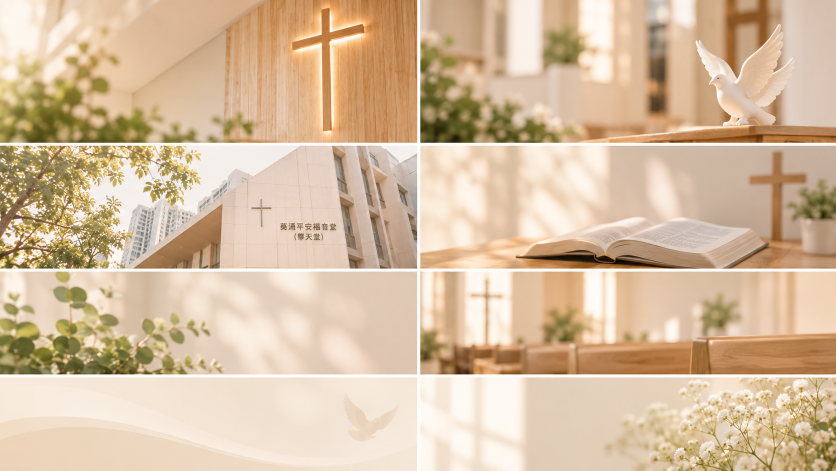
#> input picture 教會網站暖光背景拼貼.png, 1672 x 941 px (shown at 1/2 size)
$ python slice-moodboard.py
#> lines starting #> are read from the running program, lines starting #| are printed output that depends on the picture
#!/usr/bin/env python3
"""Cut the eight photographs out of the mood board, ready for the site.

The source is a 1672x941 PNG: eight panels in a 4 x 2 grid, separated by
near-white gutters. The boxes below were measured from those gutters, so the
cropping is repeatable instead of by eye. Each panel is written as WebP at
three widths (900 / 1400 / 2000 px) into site/public/img/.

Run from anywhere:
    python site/scripts/slice-moodboard.py
    python site/scripts/slice-moodboard.py --src 其他拼貼.png

Panels narrower than the target width are upscaled with LANCZOS and a light
unsharp mask. The originals are about 835 px wide, so 1400 and 2000 are
enlargements: they look acceptable behind the cream scrim, but a real
photograph from the church should replace them rather than a bigger upscale.
"""

import argparse
import os

from PIL import Image, ImageFilter

REPO = os.path.dirname(os.path.dirname(os.path.dirname(os.path.abspath(__file__))))
DEFAULT_SRC = os.path.join(REPO, '教會網站暖光背景拼貼.png')
DEFAULT_OUT = os.path.join(REPO, 'site', 'public', 'img')

# (left, top, right, bottom) inclusive, measured from the gutters at
# rows 286-290 / 538-542 / 750-754 and column 835-839.
ROWS = [(0, 285), (291, 537), (543, 749), (755, 940)]
COLS = [(0, 834), (840, 1671)]

PANELS = [
    ('cross-wall',      ROWS[0], COLS[0]),   # lit cross on a wooden wall — home hero
    ('dove-wood',       ROWS[0], COLS[1]),   # white dove on a wooden surface — about inset
    ('church-exterior', ROWS[1], COLS[0]),   # building exterior — about hero (stand-in)
    ('bible-cross',     ROWS[1], COLS[1]),   # open bible before a cross — times hero
    ('greenery-light',  ROWS[2], COLS[0]),   # eucalyptus and leaf shadows — home section
    ('sanctuary-wood',  ROWS[2], COLS[1]),   # wooden sanctuary — facilities hero
    ('dove-line',       ROWS[3], COLS[0]),   # cream panel, dove line drawing — privacy hero
    ('white-flowers',   ROWS[3], COLS[1]),   # baby's breath — contact hero
]

WIDTHS = [900, 1400, 2000]


def main():
    ap = argparse.ArgumentParser(description=__doc__)
    ap.add_argument('--src', default=DEFAULT_SRC)
    ap.add_argument('--out', default=DEFAULT_OUT)
    args = ap.parse_args()

    os.makedirs(args.out, exist_ok=True)
    board = Image.open(args.src).convert('RGB')
#> board is the input picture: PIL image 1672x941 RGB; mean R, G, B 214.7, 189.4, 160.3

    for name, (y0, y1), (x0, x1) in PANELS:
        panel = board.crop((x0, y0, x1 + 1, y1 + 1))
        w, h = panel.size
        for target in WIDTHS:
            out = panel.resize((target, round(h * target / w)), Image.Resampling.LANCZOS)
            if target > w:
                out = out.filter(ImageFilter.UnsharpMask(radius=1.6, percent=55, threshold=2))
            path = os.path.join(args.out, f'{name}-{target}.webp')
            out.save(path, 'WEBP', quality=84, method=6)
            print(f'{path}  {out.size[0]}x{out.size[1]}')
#> this loop made 8 passes
#> pass 1, in main, `panel = board.crop((x0, y0, x1 + 1, y1 + 1))`:
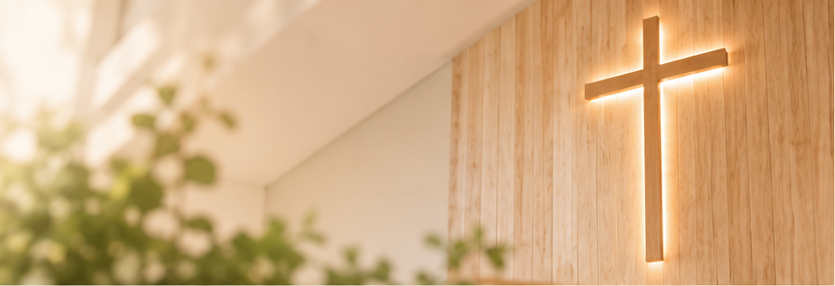
#> panel: PIL image 835x286 RGB; mean R, G, B 210.3, 173.6, 130.9
#> pass 1, in main, `out.save(path, 'WEBP', quality=84, method=6)`:
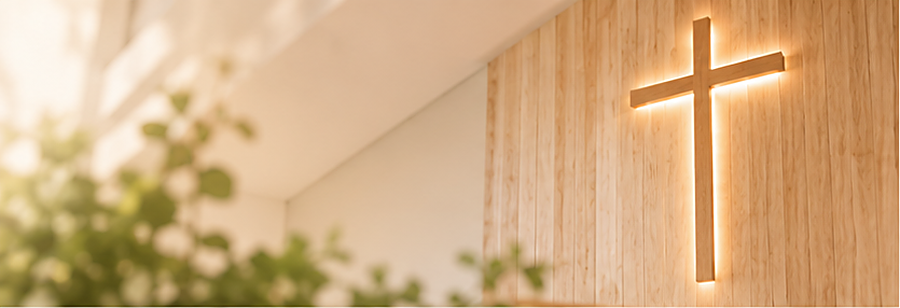
#> saved as cross-wall-900.webp: PIL image 900x308 RGB; mean R, G, B 210.3, 173.5, 130.8
#> after the loop:
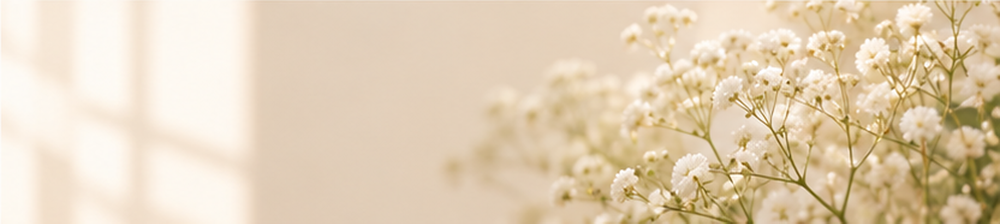
#> out: PIL image 2000x447 RGB (shown at 1/2 size); mean R, G, B 226.3, 207.8, 180.7


if __name__ == '__main__':
    main()
